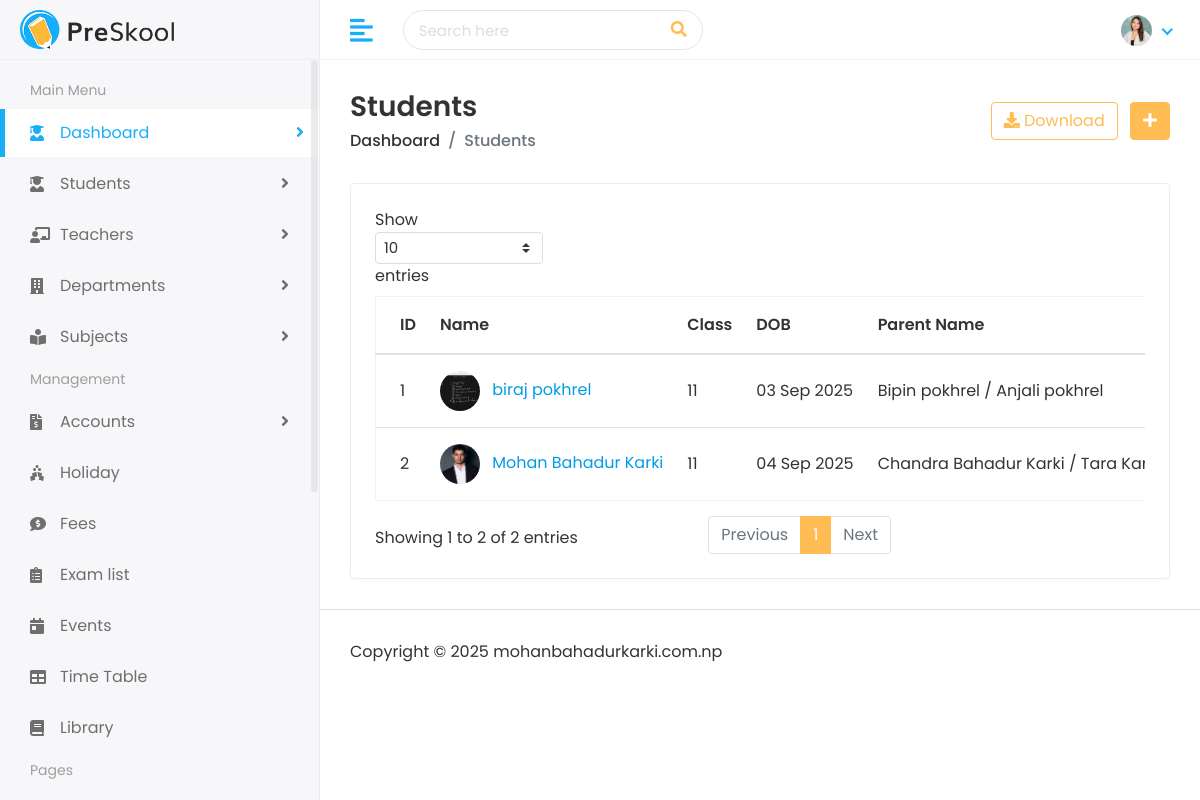
Page /student/ (signed in) on the earlier database version.
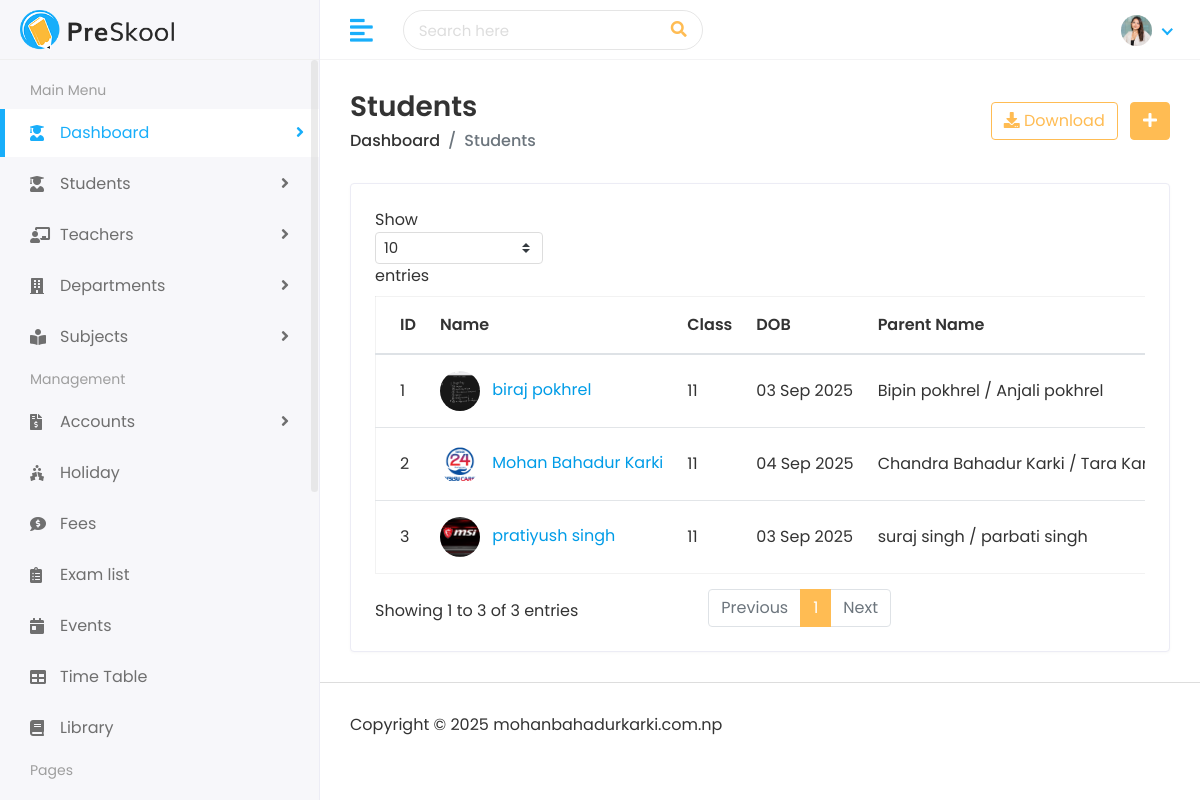
Same page on the later database version.
### student/models.py (models this page shows, shortened)
class Student(models.Model):
    first_name = models.CharField(max_length=100)
    last_name = models.CharField(max_length=100)
    student_id = models.CharField(max_length=20)
    gender = models.CharField(max_length=10, choices=[('Male', 'Male'), ('Female', 'Female'), ('Others', 'Others')])
    date_of_birth = models.DateField()
    student_class = models.CharField(max_length=50)
    religion = models.CharField(max_length=50)
    joining_date = models.DateField()
    mobile_number = models.CharField(max_length=15)
    admission_number = models.CharField(max_length=20)
    section = models.CharField(max_length=10)
    student_image = models.ImageField(upload_to='students/', blank=True, default='assets/img/profiles/default-avatar.jpg')
    parent = models.OneToOneField(Parent, on_delete=models.CASCADE)
    slug = models.SlugField(max_length=255, unique=True, blank=True)

class Parent(models.Model):
    father_name = models.CharField(max_length=100)
    father_occupation = models.CharField(max_length=100, blank=True)
    father_mobile = models.CharField(max_length=15)
    father_email = models.EmailField(max_length=100)
    mother_name = models.CharField(max_length=100)
    mother_occupation = models.CharField(max_length=100, blank=True)
    mother_mobile = models.CharField(max_length=15)
    mother_email = models.EmailField(max_length=100)
    present_address = models.TextField()
    permanent_address = models.TextField()

### student/views.py (the view)
# urls.py: path("", views.student_list, name='student_list'),
def student_list(request):
    student_list = Student.objects.select_related('parent').all()
    unread_notification = request.user.notification_set.filter(is_read=False)
    context = {
        'student_list': student_list,
        'unread_notification': unread_notification
    }
    return render(request, "students/students.html", context)

### templates/students/students.html (shortened to what this page needs)
{% extends 'Home/base.html' %}
{% load static %}
{% block body %}
<div class="page-wrapper">
    <div class="content container-fluid">
        <div class="page-header">
            <div class="row align-items-center">
                <div class="col">
                    <h3 class="page-title">Students</h3>
                    <ul class="breadcrumb">
                        <li class="breadcrumb-item"><a href="">Dashboard</a></li>
                        <li class="breadcrumb-item active">Students</li>
                    </ul>
                </div>
                <div class="col-auto text-right ml-auto">
                    <a href="#" class="btn btn-outline-primary mr-2"><i class="fas fa-download"></i> Download</a>
                    <a href="{% url 'add_student' %}" class="btn btn-primary"><i class="fas fa-plus"></i></a>
                </div>
            </div>
        </div>
        <div class="row">
            <div class="col-sm-12">
                <div class="card card-table">
                    <div class="card-body">
                        <div class="table-responsive">
                            <table class="table table-hover table-center mb-0 datatable">
                                <thead>
                                    <tr>
                                        <th>ID</th>
                                        <th>Name</th>
                                        <th>Class</th>
                                        <th>DOB</th>
                                        <th>Parent Name</th>
                                    </tr>
                                </thead>
                                <tbody>
                                    {% for student in student_list %}
                                    <tr>
                                        <td>{{ student.student_id }}</td>
                                        <td>
                                            <div class="table-avatar">
                                                <a href="{% url 'view_student' student.student_id %}" class="avatar avatar-sm mr-2">
                                                    <img class="avatar-img rounded-circle"
                                                         src="{% if student.student_image %}{{ student.student_image.url }}{% else %}{% static 'assets/img/profiles/default-avatar.jpg' %}{% endif %}"
                                                         alt="User Image">
                                                </a>
                                                <a href="{% url 'view_student' student.student_id %}">
                                                    {{ student.first_name }} {{ student.last_name }}
                                                </a>
                                            </div>
                                        </td>
                                        <td>{{ student.student_class }}</td>
                                        <td>{{ student.date_of_birth|date:"d M Y" }}</td>
                                        <td>{{ student.parent.father_name }} / {{ student.parent.mother_name }}</td>
                                    </tr>
                                    {% empty %}
                                    <tr>
                                        <td colspan="8" class="text-center">No students found.</td>
                                    </tr>
                                    {% endfor %}
                                </tbody>
                            </table>
                        </div>
                    </div>
                </div>
            </div>
        </div>
    </div>
    <footer>
        <p>Copyright © 2025 mohanbahadurkarki.com.np</p>
    </footer>
</div>
{% endblock %}

### templates/home/base.html (shortened to what this page needs)
{% load static %}
<!DOCTYPE html>
<html lang="en">
   <head>
      <link rel="stylesheet" href="{%static 'assets/plugins/bootstrap/css/bootstrap.min.css' %}">
      <link rel="stylesheet" href="{%static 'assets/plugins/fontawesome/css/fontawesome.min.css' %}">
      <link rel="stylesheet" href="{%static 'assets/plugins/fontawesome/css/all.min.css' %}">
      <link rel="stylesheet" href="{%static 'assets/css/style.css' %}">
   </head>
   <body>
      <div class="main-wrapper">
         <div class="header">
            <div class="header-left">
               <a href="index.html" class="logo">
               <img src="{% static 'assets/img/logo.png' %}" alt="Logo">
               </a>
            </div>
            <a href="javascript:void(0);" id="toggle_btn">
            <i class="fas fa-align-left"></i>
            </a>
            <div class="top-nav-search">
               <form>
                  <input type="text" class="form-control" placeholder="Search here">
                  <button class="btn" type="submit"><i class="fas fa-search"></i></button>
               </form>
            </div>
            <ul class="nav user-menu">
               <li class="nav-item dropdown noti-dropdown">
                  <a href="#" class="dropdown-toggle nav-link" data-toggle="dropdown">
                  </a>
               </li>
               <li class="nav-item dropdown has-arrow">
                  <a href="#" class="dropdown-toggle nav-link" data-toggle="dropdown">
                  <span class="user-img"><img class="rounded-circle" src="{% static 'assets/img/profiles/avatar-01.jpg' %}" width="31" alt="Ryan Taylor"></span>
                  </a>
               </li>
            </ul>
         </div>
         <div class="sidebar" id="sidebar">
            <div class="sidebar-inner slimscroll">
               <div id="sidebar-menu" class="sidebar-menu">
                  <ul>
                     <li class="menu-title">
                        <span>Main Menu</span>
                     </li>
                     <li class="submenu active">
                        <a href="#"><i class="fas fa-user-graduate"></i> <span> Dashboard</span> <span class="menu-arrow"></span></a>
                     </li>
                     <li class="submenu">
                        <a href="#"><i class="fas fa-user-graduate"></i> <span> Students</span> <span class="menu-arrow"></span></a>
                     </li>
                     <li class="submenu">
                        <a href="#"><i class="fas fa-chalkboard-teacher"></i> <span> Teachers</span> <span class="menu-arrow"></span></a>
                     </li>
                     <li class="submenu">
                        <a href="#"><i class="fas fa-building"></i> <span> Departments</span> <span class="menu-arrow"></span></a>
                     </li>
                     <li class="submenu">
                        <a href="#"><i class="fas fa-book-reader"></i> <span> Subjects</span> <span class="menu-arrow"></span></a>
                     </li>
                     <li class="menu-title">
                        <span>Management</span>
                     </li>
                     <li class="submenu">
                        <a href="#"><i class="fas fa-file-invoice-dollar"></i> <span> Accounts</span> <span class="menu-arrow"></span></a>
                     </li>
                     <li>
                        <a href="holiday.html"><i class="fas fa-holly-berry"></i> <span>Holiday</span></a>
                     </li>
                     <li>
                        <a href="fees.html"><i class="fas fa-comment-dollar"></i> <span>Fees</span></a>
                     </li>
                     <li>
                        <a href="exam.html"><i class="fas fa-clipboard-list"></i> <span>Exam list</span></a>
                     </li>
                     <li>
                        <a href="event.html"><i class="fas fa-calendar-day"></i> <span>Events</span></a>
                     </li>
                     <li>
                        <a href="time-table.html"><i class="fas fa-table"></i> <span>Time Table</span></a>
                     </li>
                     <li>
                        <a href="library.html"><i class="fas fa-book"></i> <span>Library</span></a>
                     </li>
                     <li class="menu-title">
                        <span>Pages</span>
                     </li>
                     <li class="submenu">
                        <a href="#"> <span> Authentication </span> </a>
                     </li>
                  </ul>
               </div>
            </div>
         </div>
         {% block body %}
         {% endblock %}
      </div>
  </body>
  </html>

Differences in the rows shown:
changed Student "Mohan Bahadur": student_image: picture added in place of a placeholder
added Student: student_id "3", student_image (picture), first_name "pratiyush", last_name "singh", student_class "11", date_of_birth "03 Sep 2025", parent.father_name "suraj singh", parent.mother_name "parbati singh"
Other differences:
text written by a page script: "Show entries Showing 1 to 2 of 2 entries Previous 1 Next" → "Show entries Showing 1 to 3 of 3 entries Previous 1 Next"
